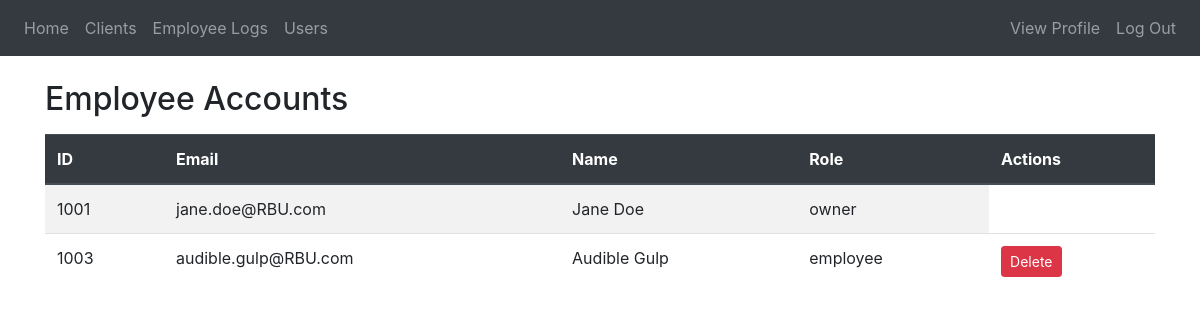
The app's page /users (signed in), older data.
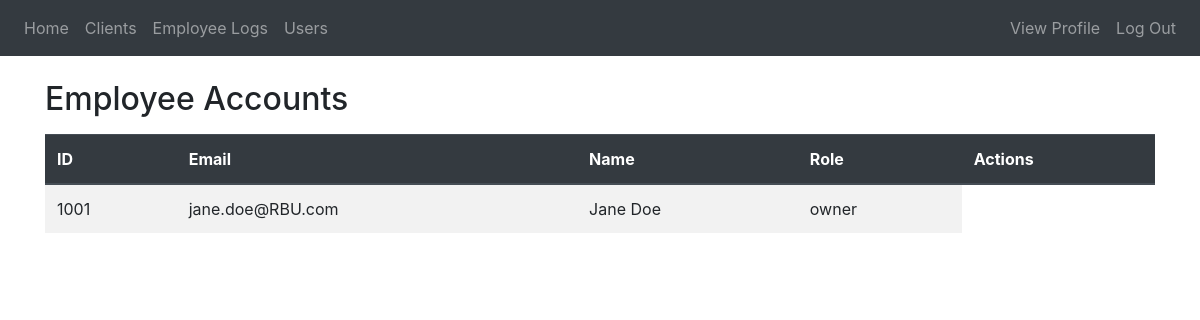
The same page, newer data.
### website/models.py (models this page shows)
class User(db.Model, UserMixin): # roles: employee, admin, owner
    id = db.Column(db.Integer, primary_key=True)
    employee_id = db.Column(db.String(20), unique=True)
    email = db.Column(db.String(150), unique=True)
    password = db.Column(db.String(150), nullable=False)
    first_name = db.Column(db.String(150))
    last_name = db.Column(db.String(150))
    role = db.Column(db.String(20), nullable=False, default="employee")
    date_created = db.Column(db.DateTime, default=datetime.utcnow)

### website/views.py (the view)
@views.route('/users')
@login_required
def users():
    if current_user.role not in ("admin", "owner"): # only upper powers can access this
        abort(403)
    all_users = User.query.all()
    return render_template("users.html", users=all_users, user=current_user)

### website/templates/users.html (shortened to what this page needs)
{% extends "base.html" %}{% block title %}Users{% endblock %}
{% block content %}
<h2 class="mt-4">Employee Accounts</h2>
<table class="table table-striped table-hover mt-3">
    <thead class="thead-dark">
        <tr>
            <th>ID</th>
            <th>Email</th>
            <th>Name</th>
            <th>Role</th>
            {% if user.role in ['admin', 'owner'] %}
                <th>Actions</th>
            {% endif %}
        </tr>
    </thead>
    <tbody>
        {% for u in users %}
        <tr>
            <td>{{ u.id }}</td>
            <td>{{ u.email }}</td>
            <td>{{ u.first_name }} {{ u.last_name }}</td>
            <td>{{ u.role }}</td>
            {% if u.role in ['admin', 'employee'] %}
<td>
<form method="POST" action="{{ url_for('views.delete', id=u.id) }}" style="display:inline;">
    <button class="btn btn-danger btn-sm" onclick="return confirm('Are you sure?')">
        Delete
    </button>
</form>
</td>            {% endif %}
        </tr>
        {% endfor %}
    </tbody>
</table>
{% endblock %}

Row changes from the older to the newer data that the page shows:
removed User: id "1003", email "audible.gulp@RBU.com", first_name "Audible", last_name "Gulp", role "employee"
